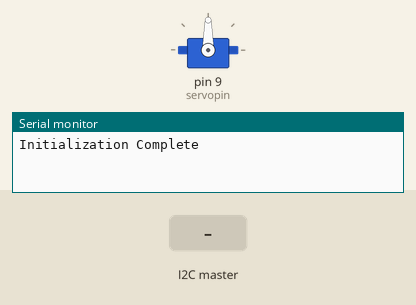
Simulated run of this sketch. Board: Arduino Uno, built with avr-gcc and run on an emulated ATmega328P. On the bench: servo, the last lines printed to the serial monitor. The inputs (shaded band) are chosen by the test bench.

Above: at 1.2 s.
1.3 s: the I2C master sends the byte 1
At 1.6 s:
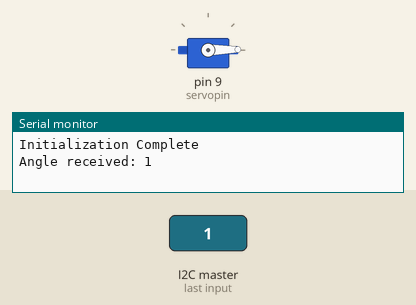
2.8 s: the I2C master sends the byte 200
At 4.0 s:
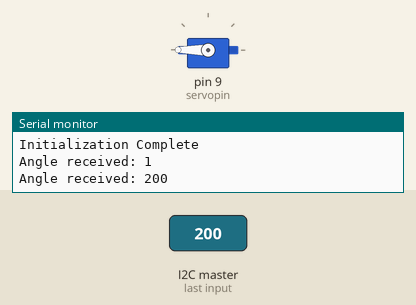
4.3 s: the I2C master sends the byte 90
At 5.1 s:
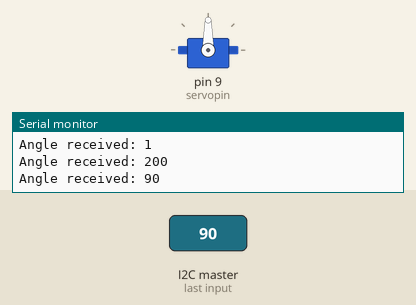
Timing chart, 0 to 7.3 s (numbered marks = the images above; inputs shaded):
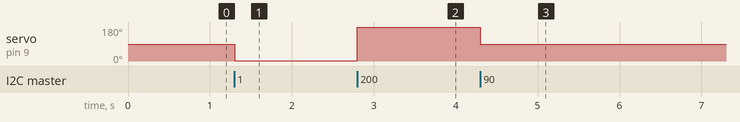

The sketch:

arduino_client.ino
```cpp
/*
 Controlling a servo position using a potentiometer (variable resistor)
 by Michal Rinott <http://people.interaction-ivrea.it/m.rinott>

 modified on 8 Nov 2013
 by Scott Fitzgerald
 http://www.arduino.cc/en/Tutorial/Knob

 modified on 6 Dec 2019
 by Zack Pelster
*/

#define DEBUG 1

#include <Wire.h>
#include <Servo.h>

#define SLAVE_ADDRESS 0x04

Servo myservo;  // create servo object to control a servo

int potpin = 0;  // analog pin used to connect the potentiometer
int servopin = 9; // PWM pin used to connect the servo
int past_val, val = 0; // variable to read the value from the analog pin
int past_angle, angle = 0; // hold angle of the servo
uint8_t bytes[2];

void setup() {
  Serial.begin(9600); // start serial for output
  myservo.attach(servopin); // attaches the servo on the specified pin

  // initialize i2c as slave
  Wire.begin(SLAVE_ADDRESS);

  // define callbacks for i2c communication
  Wire.onReceive(receiveData);
  Wire.onRequest(sendData);

  Serial.println("Initialization Complete");
}

void loop() {
  delay(100);
}

// callback for received data
void receiveData(int byteCount){

  while(Wire.available()) {
    angle = Wire.read();
    #if DEBUG
    if(past_angle != angle){ // prevent the monitor from being overwhelmed
      Serial.print("Angle received: ");
      Serial.println(angle);
    }
    past_angle = angle;
    #endif
    myservo.write(angle); // sets the servo position according to the scaled value
  }
}

// callback for sending data
void sendData(){
  val = analogRead(potpin); // reads the value of the potentiometer (value between 0 and 1023)
  #if DEBUG
  if(past_val != val){ // prevent the monitor from being overwhelmed
    Serial.println(val);
    Serial.print(bytes[0]);
    Serial.print(", ");
    Serial.println(bytes[1]);
  }
  past_val = val;
  #endif
  bytes[0] = val;
  bytes[1] = val >> 8;
  Wire.write(bytes, 2);
}
```

Measured:
- after the input at 1.3 s, servo on pin 9 (servopin): 90° → 1° at once
- after the input at 2.8 s, servo on pin 9 (servopin): 1° → 180° at once
- after the input at 4.3 s, servo on pin 9 (servopin): 180° → 90° at once
